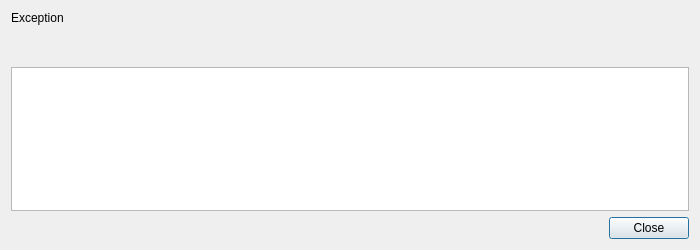
<?xml version="1.0" encoding="UTF-8"?>
<ui version="4.0">
 <class>ExceptionDialog</class>
 <widget class="QDialog" name="ExceptionDialog">
  <property name="geometry">
   <rect>
    <x>0</x>
    <y>0</y>
    <width>700</width>
    <height>250</height>
   </rect>
  </property>
  <property name="windowTitle">
   <string>Dialog</string>
  </property>
  <layout class="QVBoxLayout" name="verticalLayout">
   <item>
    <widget class="QLabel" name="exceptionLabel">
     <property name="sizePolicy">
      <sizepolicy hsizetype="Preferred" vsizetype="Preferred">
       <horstretch>0</horstretch>
       <verstretch>0</verstretch>
      </sizepolicy>
     </property>
     <property name="minimumSize">
      <size>
       <width>0</width>
       <height>50</height>
      </size>
     </property>
     <property name="mouseTracking">
      <bool>false</bool>
     </property>
     <property name="text">
      <string>Exception</string>
     </property>
     <property name="textFormat">
      <enum>Qt::PlainText</enum>
     </property>
     <property name="scaledContents">
      <bool>false</bool>
     </property>
     <property name="alignment">
      <set>Qt::AlignLeading|Qt::AlignLeft|Qt::AlignTop</set>
     </property>
     <property name="wordWrap">
      <bool>true</bool>
     </property>
     <property name="textInteractionFlags">
      <set>Qt::LinksAccessibleByMouse|Qt::TextSelectableByKeyboard|Qt::TextSelectableByMouse</set>
     </property>
    </widget>
   </item>
   <item>
    <widget class="QPlainTextEdit" name="tracebackEdit">
     <property name="enabled">
      <bool>true</bool>
     </property>
     <property name="sizePolicy">
      <sizepolicy hsizetype="Expanding" vsizetype="Expanding">
       <horstretch>0</horstretch>
       <verstretch>1</verstretch>
      </sizepolicy>
     </property>
     <property name="verticalScrollBarPolicy">
      <enum>Qt::ScrollBarAsNeeded</enum>
     </property>
     <property name="horizontalScrollBarPolicy">
      <enum>Qt::ScrollBarAsNeeded</enum>
     </property>
     <property name="lineWrapMode">
      <enum>QPlainTextEdit::NoWrap</enum>
     </property>
     <property name="readOnly">
      <bool>true</bool>
     </property>
    </widget>
   </item>
   <item>
    <widget class="QDialogButtonBox" name="buttonBox">
     <property name="orientation">
      <enum>Qt::Horizontal</enum>
     </property>
     <property name="standardButtons">
      <set>QDialogButtonBox::Close</set>
     </property>
    </widget>
   </item>
  </layout>
 </widget>
 <resources/>
 <connections>
  <connection>
   <sender>buttonBox</sender>
   <signal>accepted()</signal>
   <receiver>ExceptionDialog</receiver>
   <slot>accept()</slot>
   <hints>
    <hint type="sourcelabel">
     <x>248</x>
     <y>254</y>
    </hint>
    <hint type="destinationlabel">
     <x>157</x>
     <y>274</y>
    </hint>
   </hints>
  </connection>
  <connection>
   <sender>buttonBox</sender>
   <signal>rejected()</signal>
   <receiver>ExceptionDialog</receiver>
   <slot>reject()</slot>
   <hints>
    <hint type="sourcelabel">
     <x>316</x>
     <y>260</y>
    </hint>
    <hint type="destinationlabel">
     <x>286</x>
     <y>274</y>
    </hint>
   </hints>
  </connection>
 </connections>
</ui>
